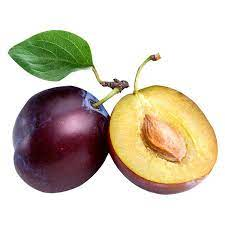
#> input picture Plum.bmp, 225 x 225 px
$ python PlumEdge.py
#> lines starting #> are read from the running program, lines starting #| are printed output that depends on the picture; after the words box and inside, x2 and y2 are one past the last pixel; in counts of white or black regions, pixels touching at a corner belong together
import cv2
import numpy as np
img=cv2.imread("Plum.bmp")
#> img is the input picture: shape (225, 225, 3); mean B, G, R 183.1, 199.1, 208.6
imgedge=cv2.Canny(img,100,100)
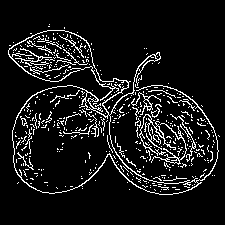
#> imgedge: shape (225, 225); 9.2% white in thin lines or dots, all inside (x1, y1, x2, y2) = (8, 24, 220, 195)
cv2.imshow("Edgy Plum",imgedge)
cv2.waitKey(0)
